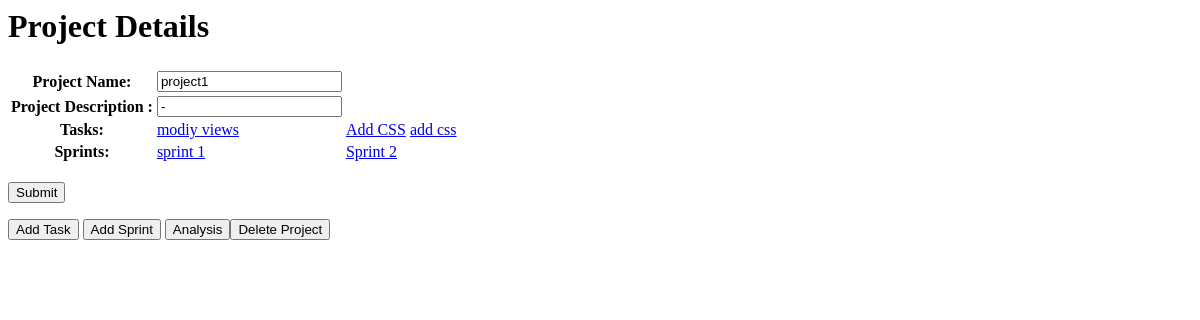
Page /Tracker/edit_project/1/ on the earlier database version.
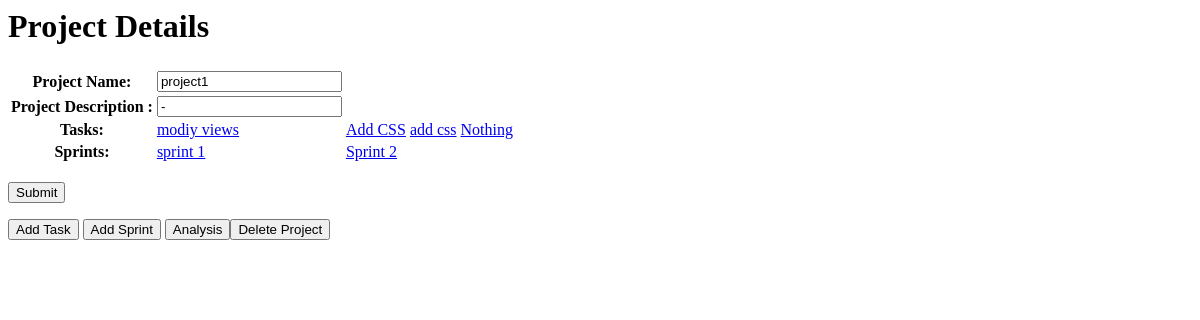
Same page on the later database version.
### Tracker/models.py (models this page shows, shortened)
class task(models.Model):
    project = models.ForeignKey(project, on_delete=models.CASCADE)
    tname = models.CharField(max_length=100)
    desc = models.CharField(max_length=200,blank=True)
    due_date = models.DateField('due date')
    risk = models.CharField(max_length=200,blank=True)
    status = models.CharField(max_length=50,default='yellow',choices=Status_Choices)
    priority = models.CharField(max_length=50,choices=Priority_Choices)
    state = models.CharField(max_length=50, default='open',choices=State_Choices)
    assign = models.CharField(max_length=100)
    remainder = models.CharField(max_length=200,blank=True)
    heading = models.CharField(max_length=200,blank=True)
    dep_task = models.CharField(max_length=100,blank=True)
    cur_sprint = models.CharField(max_length=100,blank=True,null=True)
    tp = models.IntegerField(default=1)

class sprint(models.Model):
    project = models.ForeignKey(project, on_delete=models.CASCADE)
    sname = models.CharField(max_length=100,verbose_name='Sprint Name')
    start_date =models.DateField('start date')
    end_date =models.DateField('end date')

### Tracker/views/overview_views.py (the view)
# urls.py: url(r'^edit_project/(?P<project_id>[0-9]+)/$',views.edit_project, name='edit_project'),
def edit_project(request,project_id):
    if request.method == 'POST':
        p = get_object_or_404(project,pk=project_id)
        form = NewProject(request.POST,instance=p)
        if form.is_valid():
            form.save()
    else:
        p = get_object_or_404(project,pk=project_id)
        form = NewProject(instance=p)
    return render(request, 'Tracker/edit_project.html', {'project': p,'form': form})

### Tracker/forms.py
class NewProject(ModelForm):
    class Meta:
        model = project
        fields = ['pgroup','pname','pdesc']

### Tracker/models.py (called while the page is built)
    def __str__(self):
        return self.gname

### Tracker/templates/Tracker/edit_project.html (shortened to what this page needs)
<h1>Project Details </h1>
<form action="{% url 'edit_project' project.id %}" method="post">
	<table>
		<tr>
			<th>Project Name:</th>
			<td>{{form.pname}}</td>
		</tr>
		<tr>
			<th>Project Description :</th>
			<td>  {{form.pdesc}}</td>
		</tr>
		<tr>
	    	<th>Tasks:</th>
    		{% for task in project.task_set.all %}
    			<td><a href= "{% url 'edit_task' task.id %}">{{ task.tname }}</a></td>
    		{% endfor %}</tr>
		<tr>
			<th>Sprints:</th>
		 	{% for sprint in project.sprint_set.all %}
    			<td><a href= "{% url 'edit_sprint' sprint.id %}">{{ sprint.sname }}</a></td>
    		{% endfor %}
    	</tr>
	</table>
	<br>
	<input type="submit" value="Submit" />
</form>
<form><button formaction="/Tracker/add_task">Add Task</button> <button formaction="/Tracker/add_sprint">Add Sprint</button> <button formaction="{% url 'chart' project.id %}">Analysis</button><button formaction="#">Delete Project</button></form>

Differences in the rows shown:
added task: tname "Nothing"
